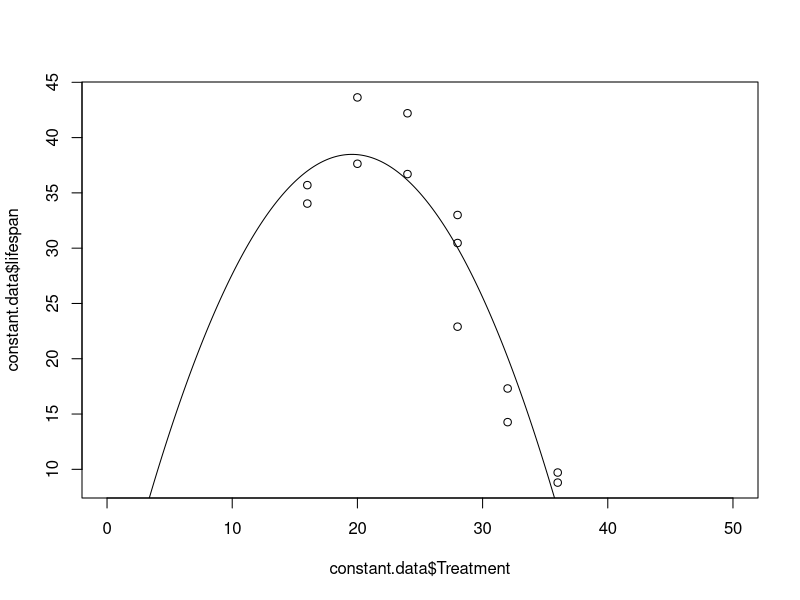
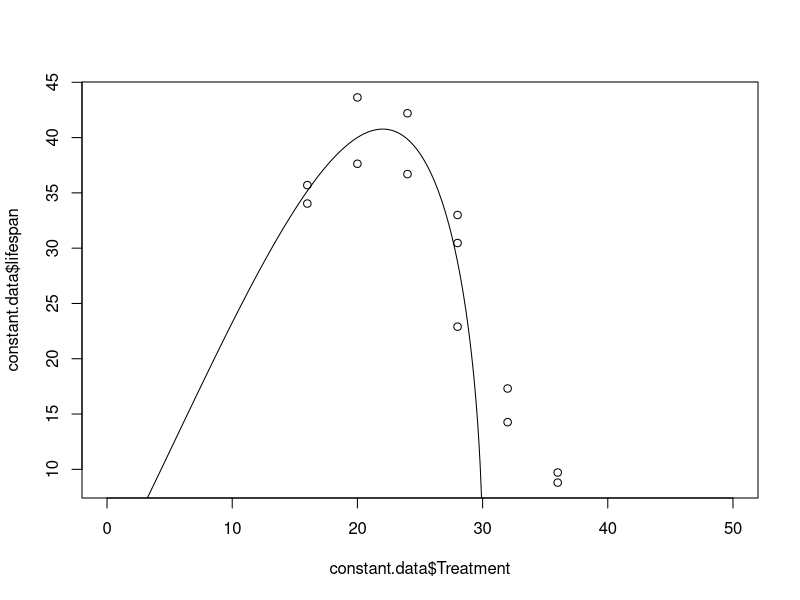
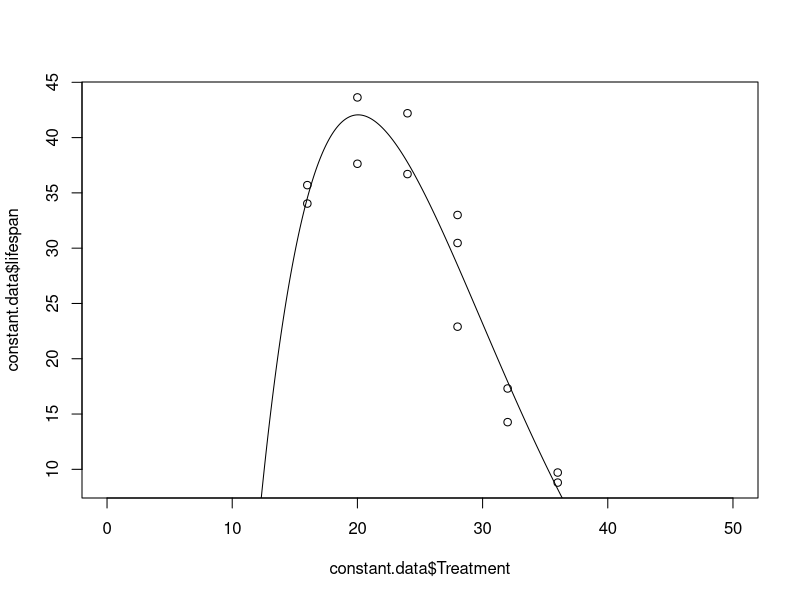
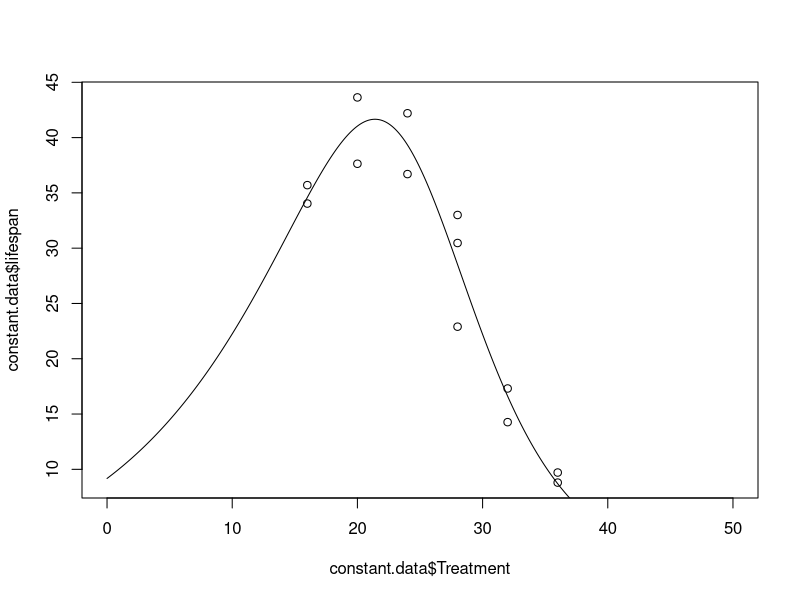

The R script that drew these images, in order:
###Code written by Kerri Miazgowicz July 30 2020
################################# Contents
# 1. Set-up + data vis 
# 2. NLS fits
################################# 1. Set-up + data vis

###### Load packages
library(plyr)
library(dplyr)
library(tidyverse)

#Set working directory
mainDir = "C:/Users/Kerri/Desktop/Chapter2 NLS"
setwd(mainDir)

######  Load raw trait data
alldata <- data.frame(read.csv("data-raw/fluc.program.trait.means.csv", colClasses = c("DTR" ="character")))

#change default plot specifications
par(mar=c(1,1,1,1))
dev.off()

#example for how to seperate out the data for each DTR
constant.data <- subset(alldata, DTR == "constant")
dtr9.data<- subset(alldata, DTR == "+/- 4.5")
dtr12.data<- subset(alldata, DTR == "+/- 6")


#Can I pre-define each function and call it in the nls fitting - YES
#Define each function of interest
QUAD <- function(cf.q,cf.T0,cf.Tm, Treatment){
  return(-1 * cf.q * (Treatment - cf.T0) * (Treatment - cf.Tm))
}
BRIERE <- function(cf.q, cf.T0,cf.Tm,Treatment){
  return( cf.q * Treatment * (Treatment - cf.T0) * sqrt((cf.Tm - Treatment)*(cf.Tm > Treatment)))
}
NORBERG <- function(cf.a, cf.b, cf.w, cf.z, Treatment){
  return( cf.a * exp(cf.b * Treatment) * (1-((Treatment-cf.z)/(cf.w/2))^2) )
}
MOD_SS <- function(cf.c, cf.Topt, cf.ED,TempK){ #Needs to be fit with temperature in Kelvin
  return(cf.c * 10^11 * exp(-0.6/(8.62*10^-5*TempK)) / (1 + exp(-1/(8.62*10^-5*TempK) * (cf.ED - TempK*(cf.ED/cf.Topt + 8.62*10^-5*log(0.6/(cf.ED-0.6)) ) ) ) ) )
}

#call nls function over each dataset

#add in error around the parameter estimates
lf.quad <- nls(lifespan ~ QUAD(cf.q, cf.T0, cf.Tm, Treatment),
               data= constant.data,
               start = list(cf.q=0.15, cf.T0=4.7, cf.Tm=36.5))
plot(constant.data$Treatment, constant.data$lifespan, xlim= c(0,50))
lines(seq(0,50,0.1),predict(lf.quad,data.frame(Treatment= seq(0,50,0.1))))

lf.briere <- nls(lifespan ~ BRIERE(cf.q, cf.T0,cf.Tm,Treatment),
               data= constant.data,
               start = list(cf.q=0.03, cf.T0=3.8, cf.Tm=29.6))
plot(constant.data$Treatment, constant.data$lifespan, xlim= c(0,50))
lines(seq(0,50,0.1),predict(lf.briere,data.frame(Treatment= seq(0,50,0.1))))

lf.norberg <- nls(lifespan ~ NORBERG(cf.a, cf.b, cf.w, cf.z, Treatment),
                  data = constant.data,
                  start = list(cf.a=17, cf.b=0.03, cf.w=28, cf.z=21))
plot(constant.data$Treatment, constant.data$lifespan, xlim= c(0,50))
lines(seq(0,50,0.1),predict(lf.norberg,data.frame(Treatment= seq(0,50,0.1))))

#Fit this in temp Kelvin
lf.modSS <- nls(lifespan ~ MOD_SS(cf.c, cf.Topt, cf.ED, TempK),
                data = constant.data,
                start = list(cf.c=10 , cf.Topt=294, cf.ED = 2))
plot(constant.data$Treatment, constant.data$lifespan, xlim= c(0,50))
lines(seq(0,50,0.1),predict(lf.modSS,data.frame(TempK= seq(273.15,273.15+50,0.1))))

###FIT ANY ADDITIONAL FUNCTIONS HERE

#extracting model fit parameters
lf.quad$m$getPars() #cf.q- 0.1186192, cf.T0- 1.5491849, cf.Tm- 37.571815

#determining the best fitting model
#Joey/Marta - How do we extract the AIC values from these fits to determine the 'best' functional form for each trait | dtr
#Joey- How do I get the parameter error interval???
